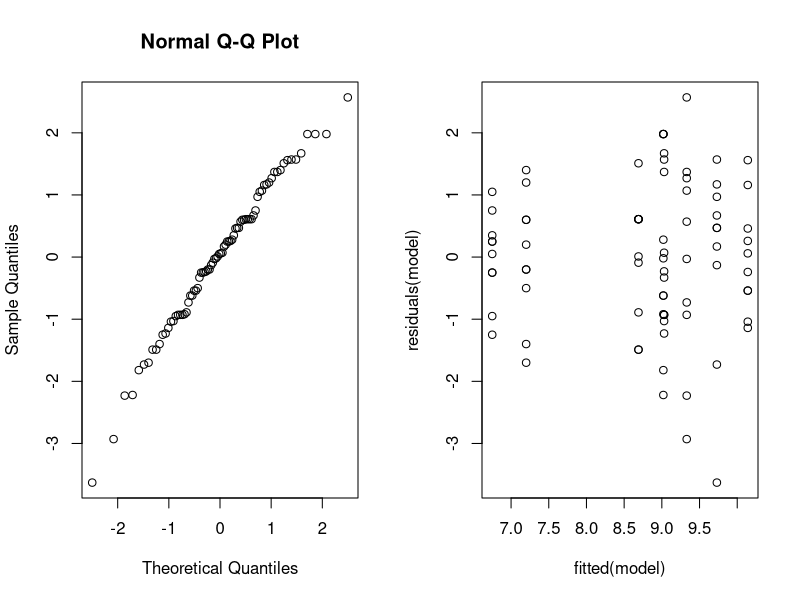

Source code (R):
## ---- chunk 1
hg_data = read.table("data/hemoglobin.txt", header=TRUE)
head(hg_data)
summary(hg_data)
## ---- chunk 2
hg_data$rate = as.factor(hg_data$rate); hg_data$method = as.factor(hg_data$method)
## ---- chunk 3
table(hg_data$rate, hg_data$method)
## ---- chunk 4
set.seed(123)
M=10000; I=4; J=2

# Generate population
rates <- sample(1:I, M, replace=TRUE)
methods <- sample(c('A', 'B'), M, replace=TRUE)
hemoglobin <- rnorm(M, mean(hg_data$hemoglobin), sd(hg_data$hemoglobin))
dummy_pop <- data.frame(rate=rates, method=methods, hemoglobin=hemoglobin)

# Create factor combinations
N=80
dummy_pop$combos <- interaction(dummy_pop$rate, dummy_pop$method)
combo_groups <- split(dummy_pop, dummy_pop$combos)
print(length(combo_groups[[2]]))

# Sample balanced design
balanced_groups <- lapply(combo_groups, function(group) group[sample(nrow(group), min(N, nrow(group))), ])
balanced_data <- do.call(rbind, balanced_groups)
balanced_data <- subset(balanced_data, select=-combos)

# Verify balance
table(balanced_data$rate, balanced_data$method)
## ---- chunk 5
model <- lm(hemoglobin~rate*method, data=hg_data); anova(model)
## ---- chunk 6
par(mfrow=c(1,2))
qqnorm(residuals(model)); plot(fitted(model), residuals(model))
## ---- chunk 7
summary(model)
## ---- chunk 8
model2 <- lm(hemoglobin~rate+method, data=hg_data); anova(model2)
summary(model2)
## ---- chunk 9
mu <- mean(hg_data$hemoglobin)
print(mu)
alpha3 <- summary(model2)$coefficients[3,1]
beta1 <- summary(model2)$coefficients[5,1]
mu + alpha3 + beta1
